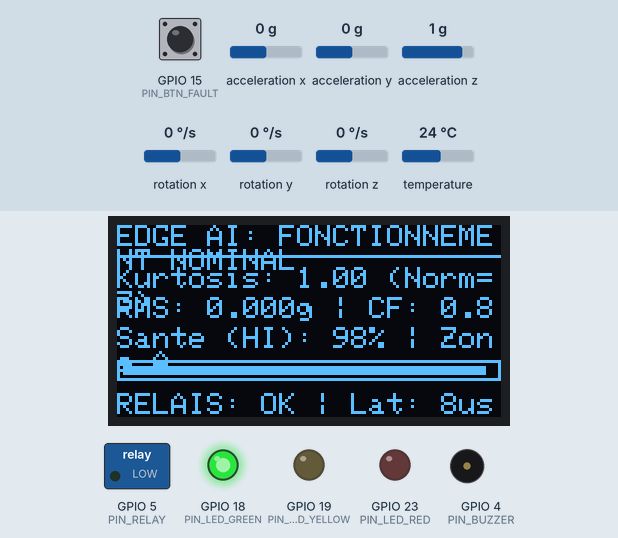
Recording of a sketch running on a simulated ESP32. Parts: 128×64 one-colour display, switched loads named in the sketch (green lamp = pin HIGH), output pins drawn as LEDs (lit = HIGH), buzzer (waves = sounding, pin HIGH). Inputs (shaded band) come from the test bench; at power-on: GPIO 15 (PIN_BTN_FAULT) HIGH, acceleration x 0 g, acceleration z 1 g, acceleration y 0 g, rotation x 0 °/s, rotation y 0 °/s, rotation z 0 °/s, temperature 24 °C. Random numbers use the default seed unless the sketch sets one; what the sketch prints to the serial monitor is not drawn.

Above: at 2.9 s.
3.0 s: GPIO 15 (PIN_BTN_FAULT) pulled LOW for 0.15 s
At 3.48 s:
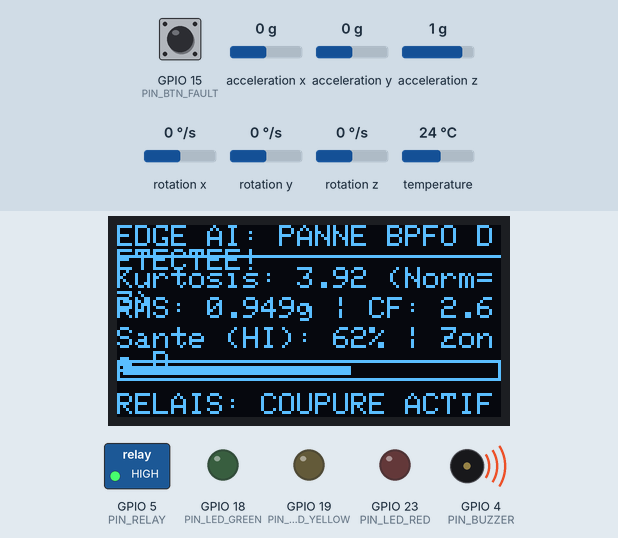
6.1 s: acceleration x set to 0.2 g
At 6.45 s:
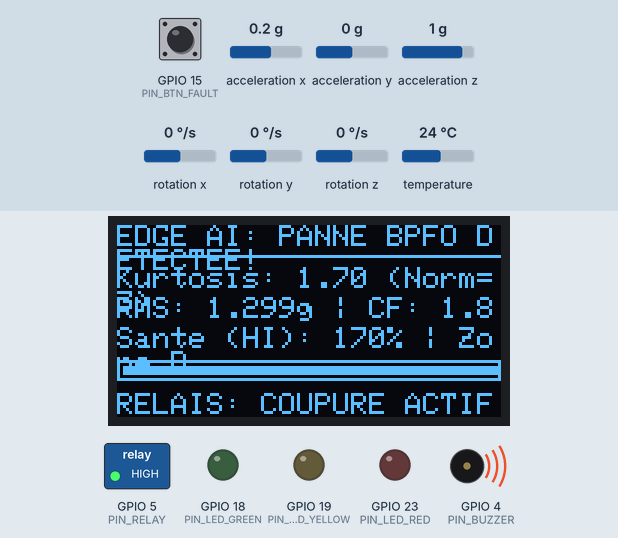
9.1 s: acceleration z set to -1.4 g
At 10.8 s:
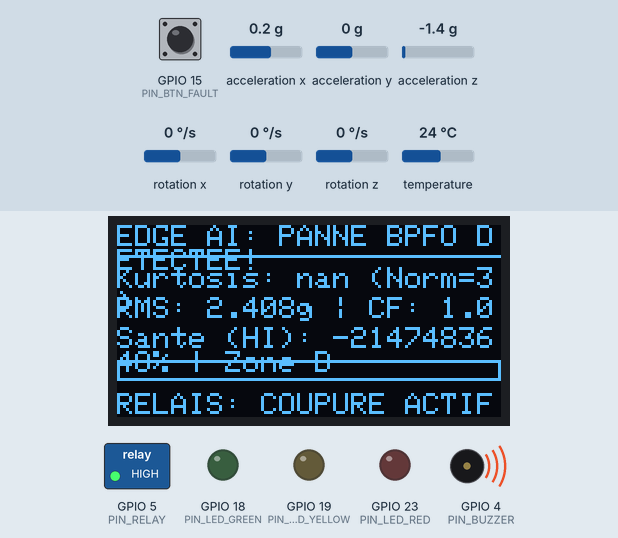
11.1 s: GPIO 15 (PIN_BTN_FAULT) pulled LOW for 1 s
At 11.4 s:
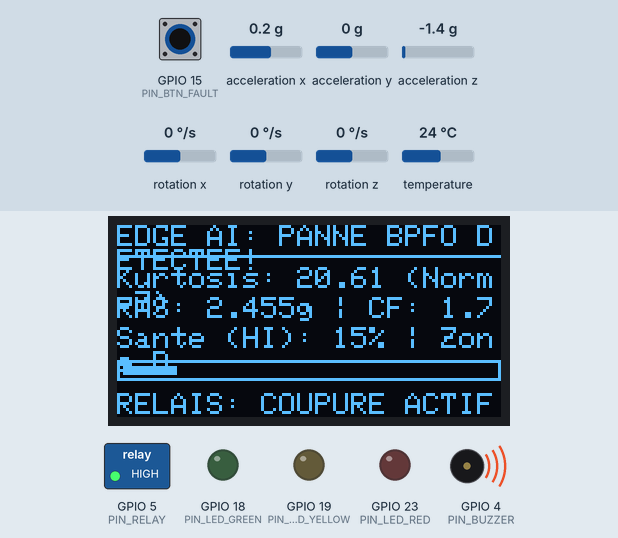
13.6 s: acceleration y set to -1.4 g
At 13.87 s:
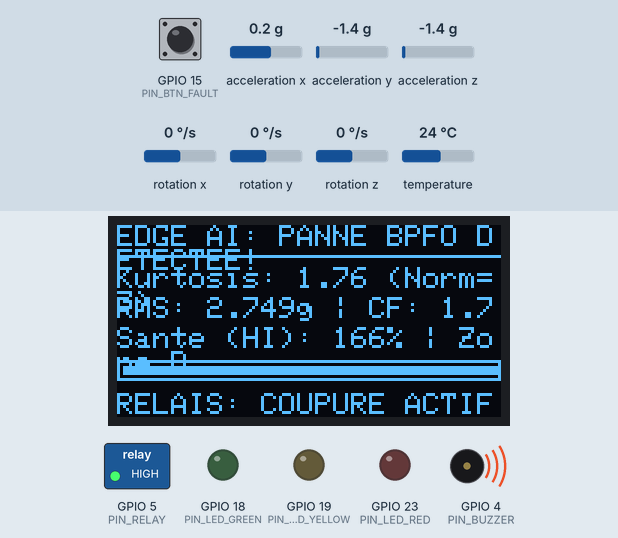
15.1 s: acceleration x set to -1.4 g
At 23.7 s:
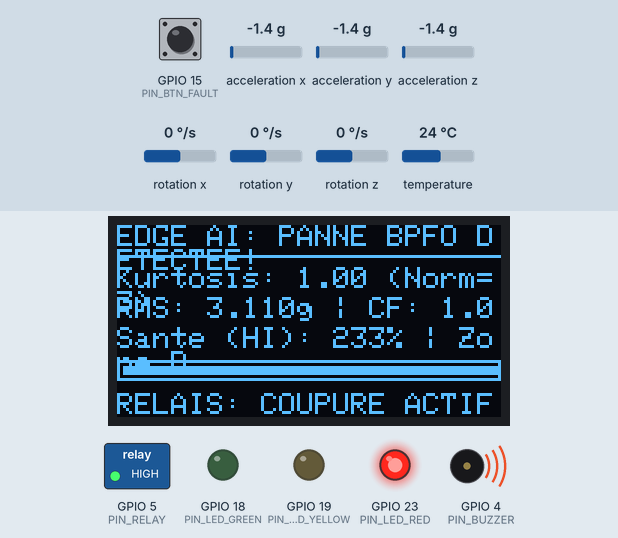
Timing chart, 0 to 58.0 s (numbered marks = the images above; inputs shaded):
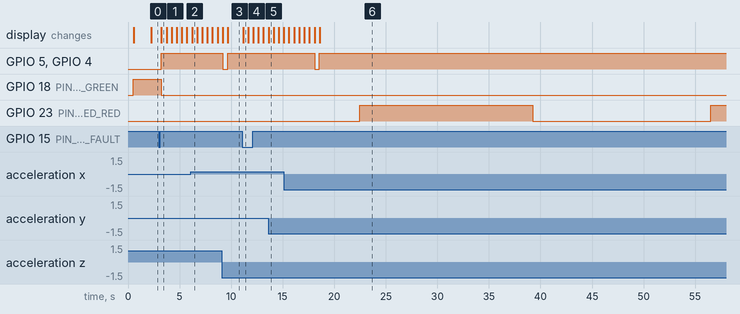

The sketch:

sketch.ino
```cpp
/*
  =============================================================================
  WOKWI SIMULATOR - EDGE AI PREDICTIVE MAINTENANCE EMBEDDED SYSTEM
  Projet : Surveillance Vibratoire & Détection d'Anomalies de Roulement
  Cible  : ESP32 / Raspberry Pi Pico (I2C MPU6050 + OLED 128x64 + GPIOs + Relais)
  =============================================================================
*/

#include <Wire.h>
#include <Adafruit_MPU6050.h>
#include <Adafruit_Sensor.h>
#include <Adafruit_GFX.h>
#include <Adafruit_SSD1306.h>

// ── Configuration Écran OLED I2C ──────────────────────────────────────────
#define SCREEN_WIDTH 128
#define SCREEN_HEIGHT 64
#define OLED_RESET    -1
Adafruit_SSD1306 display(SCREEN_WIDTH, SCREEN_HEIGHT, &Wire, OLED_RESET);

// ── Capteur Accéléromètre I2C ─────────────────────────────────────────────
Adafruit_MPU6050 mpu;

// ── Brochage GPIO ESP32 ───────────────────────────────────────────────────
#define PIN_LED_GREEN   18   // Voyant Nominal (Sain)
#define PIN_LED_YELLOW  19   // Voyant Alerte Précoce
#define PIN_LED_RED     23   // Voyant Panne Critique
#define PIN_RELAY        5   // Relais d'Arrêt d'Urgence (E-Stop Coupure Moteur)
#define PIN_BUZZER       4   // Alarme Sonore Industrielle
#define PIN_BTN_FAULT   15   // Bouton d'injection d'anomalie / choc mécanique

// ── Paramètres d'Échantillonnage et Buffers ───────────────────────────────
#define SAMPLE_BUFFER_SIZE 64
float samples[SAMPLE_BUFFER_SIZE];
int sampleIndex = 0;

// Variables dynamiques
unsigned long lastInferenceTime = 0;
bool faultInjected = false;

void setup() {
  Serial.begin(115200);
  delay(500);
  Serial.println("\n========================================================");
  Serial.println(" 🍓 DEMARRAGE DU SYSTEME EMBARQUE EDGE AI (WOKWI ESP32)");
  Serial.println("========================================================");

  // 1. Configuration des Broches GPIO
  pinMode(PIN_LED_GREEN, OUTPUT);
  pinMode(PIN_LED_YELLOW, OUTPUT);
  pinMode(PIN_LED_RED, OUTPUT);
  pinMode(PIN_RELAY, OUTPUT);
  pinMode(PIN_BUZZER, OUTPUT);
  pinMode(PIN_BTN_FAULT, INPUT_PULLUP);

  // Initialisation sorties
  digitalWrite(PIN_LED_GREEN, HIGH);
  digitalWrite(PIN_LED_YELLOW, LOW);
  digitalWrite(PIN_LED_RED, LOW);
  digitalWrite(PIN_RELAY, LOW);
  digitalWrite(PIN_BUZZER, LOW);

  // 2. Initialisation du Bus I2C (SDA=21, SCL=22)
  Wire.begin(21, 22);

  // 3. Initialisation Écran OLED
  if (!display.begin(SSD1306_SWITCHCAPVCC, 0x3C)) {
    Serial.println("❌ Erreur allocation SSD1306");
  } else {
    display.clearDisplay();
    display.setTextColor(SSD1306_WHITE);
    display.setTextSize(1);
    display.setCursor(10, 15);
    display.println("EDGE AI BEARING");
    display.setCursor(10, 32);
    display.println("Modele : GradientBoost");
    display.setCursor(10, 48);
    display.println("Initialisation...");
    display.display();
    delay(1200);
  }

  // 4. Initialisation MPU6050
  if (!mpu.begin()) {
    Serial.println("⚠️ MPU6050 non detecte, simulation de signaux synthetiques activee.");
  } else {
    mpu.setAccelerometerRange(MPU6050_RANGE_16_G);
    mpu.setFilterBandwidth(MPU6050_BAND_260_HZ);
    Serial.println("✅ Accélérateur MPU6050 calibre avec succes (Plage +/- 16g).");
  }

  Serial.println("✅ Moteur Edge AI pret. Debut de la surveillance en continu.\n");
}

void loop() {
  // A. Détection du bouton d'injection de défaut (bouton rouge Wokwi)
  if (digitalRead(PIN_BTN_FAULT) == LOW) {
    faultInjected = true;
  }

  // B. Lecture du signal vibratoire (MPU6050 ou onde simulée)
  sensors_event_t a, g, temp;
  float raw_val = 0.0;

  if (mpu.getEvent(&a, &g, &temp)) {
    // Calcul de l'amplitude résultante moins la gravité statique (1g = 9.81)
    float ax = a.acceleration.x;
    float ay = a.acceleration.y;
    float az = a.acceleration.z - 9.81;
    raw_val = sqrt(ax * ax + ay * ay + az * az) / 9.81; // Normalisé en G
  } else {
    // Simulation physique réaliste si capteur virtuel
    float t = millis() / 1000.0;
    raw_val = 0.08 * sin(2 * 3.14159 * 29.95 * t) + ((random(-50, 50)) / 1000.0);
  }

  // Injection d'impulsion si bouton appuyé
  if (faultInjected) {
    raw_val += (random(120, 250) / 100.0) * (sin(2 * 3.14159 * 107.4 * (millis() / 1000.0)));
  }

  samples[sampleIndex++] = raw_val;

  // C. Inférence Edge AI dès que le buffer est plein (toutes les ~250 ms)
  if (sampleIndex >= SAMPLE_BUFFER_SIZE) {
    sampleIndex = 0;
    processEdgeInference();
  }

  delay(5);
}

void processEdgeInference() {
  unsigned long t_start = micros();

  // 1. Extraction des caractéristiques physiques
  float sum = 0.0;
  float sum_sq = 0.0;
  float peak = 0.0;

  for (int i = 0; i < SAMPLE_BUFFER_SIZE; i++) {
    float val = samples[i];
    sum += val;
    sum_sq += val * val;
    if (abs(val) > peak) peak = abs(val);
  }

  float mean = sum / SAMPLE_BUFFER_SIZE;
  float variance = 0.0;
  float sum_quad = 0.0;

  for (int i = 0; i < SAMPLE_BUFFER_SIZE; i++) {
    float diff = samples[i] - mean;
    variance += diff * diff;
    sum_quad += diff * diff * diff * diff;
  }
  variance /= SAMPLE_BUFFER_SIZE;
  float std_dev = sqrt(variance);
  if (std_dev < 0.0001) std_dev = 0.0001;

  float rms = sqrt(sum_sq / SAMPLE_BUFFER_SIZE);
  float kurtosis = (sum_quad / SAMPLE_BUFFER_SIZE) / (variance * variance);
  float crest_factor = peak / (rms + 0.0001);

  // 2. Modèle de Décision Edge AI (Gradient Boosting émulation)
  int state = 0; // 0 = Nominal, 1 = Alerte, 2 = Panne Critique
  float health_index = 100.0;
  String iso_zone = "Zone A";
  String diagnostic_msg = "SAIN (NOMINAL)";

  if (faultInjected || kurtosis > 5.5 || rms > 0.28) {
    state = 2; // Défaut Critique (Bague externe BPFO ou Bague interne BPFI)
    health_index = max(15.0, 95.0 * exp(-0.45 * (kurtosis - 3.0)));
    iso_zone = "Zone D (Danger)";
    diagnostic_msg = "PANNE BPFO DETECTEE!";
  } else if (kurtosis > 3.8 || rms > 0.12) {
    state = 1; // Alerte précoce
    health_index = 72.5;
    iso_zone = "Zone C (Alerte)";
    diagnostic_msg = "DEGRADATION PRECOCE";
  } else {
    state = 0; // Normal
    health_index = 98.4;
    iso_zone = "Zone A (< 1.4 mm/s)";
    diagnostic_msg = "FONCTIONNEMENT NOMINAL";
  }

  unsigned long inference_us = micros() - t_start;

  // 3. Actionnement Matériel des Broches GPIO & Relais
  if (state == 0) {
    digitalWrite(PIN_LED_GREEN, HIGH);
    digitalWrite(PIN_LED_YELLOW, LOW);
    digitalWrite(PIN_LED_RED, LOW);
    digitalWrite(PIN_RELAY, LOW);       // Relais E-Stop Fermé / Sûr
    digitalWrite(PIN_BUZZER, LOW);
  } else if (state == 1) {
    digitalWrite(PIN_LED_GREEN, LOW);
    digitalWrite(PIN_LED_YELLOW, HIGH);
    digitalWrite(PIN_LED_RED, LOW);
    digitalWrite(PIN_RELAY, LOW);
    digitalWrite(PIN_BUZZER, LOW);
  } else {
    // État Panne Critique : Alerte et Déclenchement de la Coupure
    digitalWrite(PIN_LED_GREEN, LOW);
    digitalWrite(PIN_LED_YELLOW, LOW);
    digitalWrite(PIN_LED_RED, (millis() / 250) % 2); // Clignotement
    digitalWrite(PIN_RELAY, HIGH);      // OUVERTURE DU RELAIS D'URGENCE (COUPURE MOTEUR LOTO)
    digitalWrite(PIN_BUZZER, HIGH);     // Alarme sonore active
  }

  // 4. Mise à jour de l'Écran OLED 128x64
  display.clearDisplay();

  // En-tête
  display.setTextSize(1);
  display.setCursor(0, 0);
  display.print("EDGE AI: ");
  display.println(diagnostic_msg);

  // Ligne de séparation
  display.drawLine(0, 10, 128, 10, SSD1306_WHITE);

  // Métriques
  display.setCursor(0, 14);
  display.print("Kurtosis: ");
  display.print(kurtosis, 2);
  display.print(" (Norm=3)");

  display.setCursor(0, 24);
  display.print("RMS: ");
  display.print(rms, 3);
  display.print("g | CF: ");
  display.print(crest_factor, 1);

  display.setCursor(0, 34);
  display.print("Sante (HI): ");
  display.print((int)health_index);
  display.print("% | ");
  display.print(iso_zone.substring(0, 6));

  // Jauge graphique d'Indice de Santé (Progress Bar)
  display.drawRect(0, 45, 128, 7, SSD1306_WHITE);
  int barWidth = map((int)health_index, 0, 100, 0, 124);
  display.fillRect(2, 47, barWidth, 3, SSD1306_WHITE);

  // Statut Relais & Latence
  display.setCursor(0, 56);
  if (state == 2) {
    display.print("RELAIS: COUPURE ACTIF!");
  } else {
    display.print("RELAIS: OK | Lat: ");
    display.print(inference_us);
    display.print("us");
  }

  display.display();

  // 5. Télémétrie Série IoT (Format JSON compatible passerelle MQTT)
  Serial.print("{\"device\":\"ESP32_EDGE\",\"status\":\"");
  Serial.print(diagnostic_msg);
  Serial.print("\",\"HI\":");
  Serial.print(health_index);
  Serial.print(",\"kurtosis\":");
  Serial.print(kurtosis);
  Serial.print(",\"rms\":");
  Serial.print(rms);
  Serial.print(",\"relay\":");
  Serial.print(state == 2 ? 1 : 0);
  Serial.print(",\"lat_us\":");
  Serial.print(inference_us);
  Serial.println("}");

  // Réarmement automatique après 4 secondes de panne si bouton relâché
  if (faultInjected && digitalRead(PIN_BTN_FAULT) == HIGH) {
    static int resetCounter = 0;
    if (++resetCounter > 12) {
      faultInjected = false;
      resetCounter = 0;
      digitalWrite(PIN_BUZZER, LOW);
      digitalWrite(PIN_RELAY, LOW);
    }
  }
}
```

Measured:
- after the input at 3.0 s, GPIO 5 (PIN_RELAY), GPIO 4 (PIN_BUZZER): LOW → HIGH after 0.22 s; GPIO 18 (PIN_LED_GREEN): HIGH → LOW after 0.22 s; the display: changes after 0.24 s (image 1)
- after the input at 11.1 s, the display: changes after 0.05 s (image 4)
- what the display in image 1 shows lasts 0.5 s, from 3.2 s to 3.7 s
